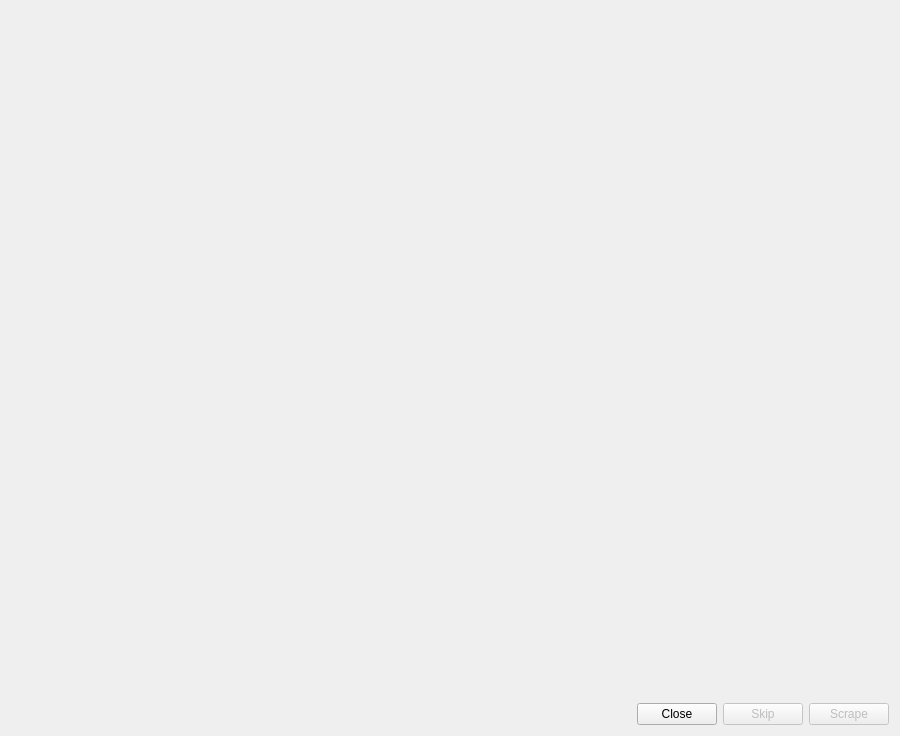
<?xml version="1.0" encoding="UTF-8"?>
<ui version="4.0">
 <class>MovieSearch</class>
 <widget class="QDialog" name="MovieSearch">
  <property name="windowModality">
   <enum>Qt::WindowModality::WindowModal</enum>
  </property>
  <property name="geometry">
   <rect>
    <x>0</x>
    <y>0</y>
    <width>900</width>
    <height>736</height>
   </rect>
  </property>
  <property name="windowTitle">
   <string>Search Result</string>
  </property>
  <property name="windowIcon">
   <iconset resource="../../../data/MediaElch.qrc">
    <normaloff>:/img/MediaElch.png</normaloff>:/img/MediaElch.png</iconset>
  </property>
  <property name="modal">
   <bool>true</bool>
  </property>
  <layout class="QVBoxLayout" name="verticalLayout" stretch="1,0">
   <item>
    <widget class="MovieSearchWidget" name="movieSearchWidget" native="true"/>
   </item>
   <item>
    <layout class="QHBoxLayout" name="horizontalLayout">
     <item>
      <spacer name="horizontalSpacer">
       <property name="orientation">
        <enum>Qt::Horizontal</enum>
       </property>
       <property name="sizeHint" stdset="0">
        <size>
         <width>40</width>
         <height>20</height>
        </size>
       </property>
      </spacer>
     </item>
     <item>
      <widget class="QPushButton" name="buttonClose">
       <property name="text">
        <string>Close</string>
       </property>
       <property name="autoDefault">
        <bool>false</bool>
       </property>
      </widget>
     </item>
     <item>
      <widget class="QPushButton" name="buttonSkip">
       <property name="enabled">
        <bool>false</bool>
       </property>
       <property name="visible">
        <bool>false</bool>
       </property>
       <property name="text">
        <string>Skip</string>
       </property>
       <property name="autoDefault">
        <bool>false</bool>
       </property>
      </widget>
     </item>
     <item>
      <widget class="QPushButton" name="buttonScrape">
       <property name="enabled">
        <bool>false</bool>
       </property>
       <property name="text">
        <string>Scrape</string>
       </property>
      </widget>
     </item>
    </layout>
   </item>
  </layout>
 </widget>
 <customwidgets>
  <customwidget>
   <class>MovieSearchWidget</class>
   <extends>QWidget</extends>
   <header>ui/movies/MovieSearchWidget.h</header>
   <container>1</container>
  </customwidget>
 </customwidgets>
 <resources>
  <include location="../../../data/MediaElch.qrc"/>
 </resources>
 <connections/>
</ui>
